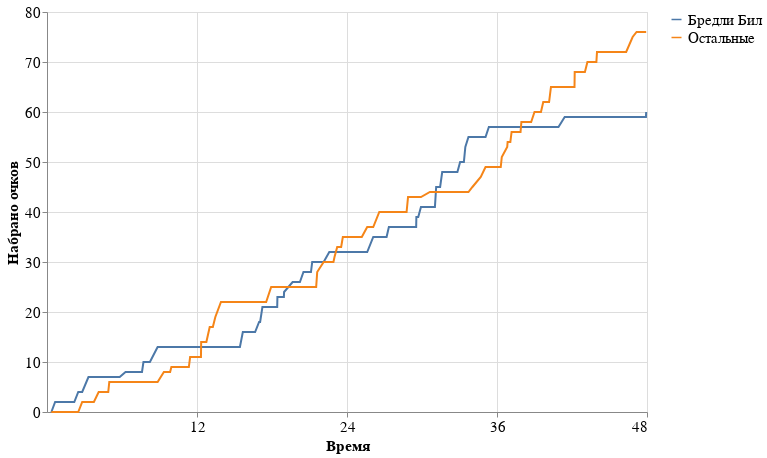

Notebook cell for this chart:
### Code cell
plot_points(line_beal, player_name='Бредли Бил')

### Figure 1 — Vega-Lite specification as saved in the notebook (floating-point values rounded to 4 significant figures; data arrays with more than 128 entries replaced by an {"elided": "..."} marker saying what was removed)
{"config": {"view": {"continuousWidth": 400, "continuousHeight": 300}, "axis": {"labelFontSize": 15, "titleFontSize": 15}, "legend": {"labelFontSize": 15}}, "data": {"name": "data-447104f4a1a229e5c2e0098067b14560"}, "mark": {"type": "line", "color": "blue"}, "encoding": {"color": {"type": "nominal", "field": "variable", "title": ""}, "x": {"type": "quantitative", "axis": {"grid": true, "values": [12, 24, 36, 48]}, "field": "game_minute", "scale": {"clamp": true, "domain": [0, 48]}, "title": "Время"}, "y": {"type": "quantitative", "field": "points", "title": "Набрано очков"}}, "height": 400, "width": 600, "$schema": "https://vega.github.io/schema/vega-lite/v4.8.1.json", "datasets": {"data-447104f4a1a229e5c2e0098067b14560": {"elided": "378 records"}}}
